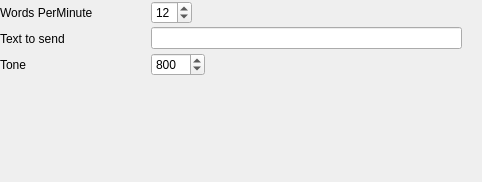
<?xml version="1.0" encoding="UTF-8"?>
<ui version="4.0">
 <class>cwConfig</class>
 <widget class="QWidget" name="cwConfig">
  <property name="geometry">
   <rect>
    <x>0</x>
    <y>0</y>
    <width>482</width>
    <height>182</height>
   </rect>
  </property>
  <property name="windowTitle">
   <string>Dialog</string>
  </property>
  <layout class="QVBoxLayout" name="verticalLayout">
   <property name="spacing">
    <number>1</number>
   </property>
   <property name="leftMargin">
    <number>0</number>
   </property>
   <property name="topMargin">
    <number>0</number>
   </property>
   <property name="rightMargin">
    <number>0</number>
   </property>
   <property name="bottomMargin">
    <number>0</number>
   </property>
   <item>
    <layout class="QHBoxLayout" name="_3">
     <property name="spacing">
      <number>6</number>
     </property>
     <property name="leftMargin">
      <number>0</number>
     </property>
     <property name="topMargin">
      <number>0</number>
     </property>
     <property name="rightMargin">
      <number>0</number>
     </property>
     <property name="bottomMargin">
      <number>0</number>
     </property>
     <item>
      <widget class="QLabel" name="wpmLabel">
       <property name="sizePolicy">
        <sizepolicy hsizetype="Fixed" vsizetype="Fixed">
         <horstretch>0</horstretch>
         <verstretch>0</verstretch>
        </sizepolicy>
       </property>
       <property name="minimumSize">
        <size>
         <width>145</width>
         <height>25</height>
        </size>
       </property>
       <property name="text">
        <string>Words PerMinute</string>
       </property>
       <property name="wordWrap">
        <bool>false</bool>
       </property>
      </widget>
     </item>
     <item>
      <widget class="QSpinBox" name="cwWPMSpinBox">
       <property name="minimum">
        <number>4</number>
       </property>
       <property name="maximum">
        <number>30</number>
       </property>
       <property name="value">
        <number>12</number>
       </property>
      </widget>
     </item>
     <item>
      <spacer>
       <property name="orientation">
        <enum>Qt::Horizontal</enum>
       </property>
       <property name="sizeType">
        <enum>QSizePolicy::Expanding</enum>
       </property>
       <property name="sizeHint" stdset="0">
        <size>
         <width>20</width>
         <height>20</height>
        </size>
       </property>
      </spacer>
     </item>
    </layout>
   </item>
   <item>
    <layout class="QHBoxLayout" name="_2" stretch="0,1,0">
     <property name="spacing">
      <number>6</number>
     </property>
     <property name="leftMargin">
      <number>0</number>
     </property>
     <property name="topMargin">
      <number>0</number>
     </property>
     <property name="rightMargin">
      <number>0</number>
     </property>
     <property name="bottomMargin">
      <number>0</number>
     </property>
     <item>
      <widget class="QLabel" name="textToSendLabel">
       <property name="sizePolicy">
        <sizepolicy hsizetype="Fixed" vsizetype="Fixed">
         <horstretch>0</horstretch>
         <verstretch>0</verstretch>
        </sizepolicy>
       </property>
       <property name="minimumSize">
        <size>
         <width>145</width>
         <height>25</height>
        </size>
       </property>
       <property name="text">
        <string>Text to send</string>
       </property>
       <property name="wordWrap">
        <bool>false</bool>
       </property>
      </widget>
     </item>
     <item>
      <widget class="QLineEdit" name="cwTextLineEdit"/>
     </item>
     <item>
      <spacer>
       <property name="orientation">
        <enum>Qt::Horizontal</enum>
       </property>
       <property name="sizeType">
        <enum>QSizePolicy::Expanding</enum>
       </property>
       <property name="sizeHint" stdset="0">
        <size>
         <width>20</width>
         <height>20</height>
        </size>
       </property>
      </spacer>
     </item>
    </layout>
   </item>
   <item>
    <layout class="QHBoxLayout">
     <property name="spacing">
      <number>6</number>
     </property>
     <property name="leftMargin">
      <number>0</number>
     </property>
     <property name="topMargin">
      <number>0</number>
     </property>
     <property name="rightMargin">
      <number>0</number>
     </property>
     <property name="bottomMargin">
      <number>0</number>
     </property>
     <item>
      <widget class="QLabel" name="toneLabel">
       <property name="sizePolicy">
        <sizepolicy hsizetype="Fixed" vsizetype="Fixed">
         <horstretch>0</horstretch>
         <verstretch>0</verstretch>
        </sizepolicy>
       </property>
       <property name="minimumSize">
        <size>
         <width>145</width>
         <height>25</height>
        </size>
       </property>
       <property name="text">
        <string>Tone</string>
       </property>
       <property name="wordWrap">
        <bool>false</bool>
       </property>
      </widget>
     </item>
     <item>
      <widget class="QSpinBox" name="cwToneSpinBox">
       <property name="minimum">
        <number>300</number>
       </property>
       <property name="maximum">
        <number>2300</number>
       </property>
       <property name="singleStep">
        <number>50</number>
       </property>
       <property name="value">
        <number>800</number>
       </property>
      </widget>
     </item>
     <item>
      <spacer>
       <property name="orientation">
        <enum>Qt::Horizontal</enum>
       </property>
       <property name="sizeType">
        <enum>QSizePolicy::Expanding</enum>
       </property>
       <property name="sizeHint" stdset="0">
        <size>
         <width>20</width>
         <height>20</height>
        </size>
       </property>
      </spacer>
     </item>
    </layout>
   </item>
   <item>
    <spacer name="spacer">
     <property name="orientation">
      <enum>Qt::Vertical</enum>
     </property>
     <property name="sizeType">
      <enum>QSizePolicy::Expanding</enum>
     </property>
     <property name="sizeHint" stdset="0">
      <size>
       <width>20</width>
       <height>54</height>
      </size>
     </property>
    </spacer>
   </item>
  </layout>
 </widget>
 <resources/>
 <connections/>
</ui>
